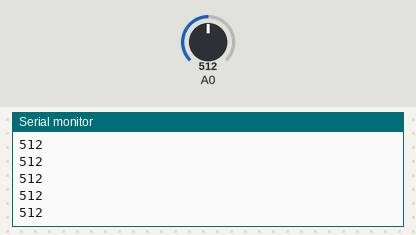
The sketch below on a simulated Arduino Uno, built with avr-gcc and run on an emulated ATmega328P. Parts: the last lines printed to the serial monitor. The inputs (shaded band) are chosen by the test bench; at power-on: A0 = 512.

Above: at 1.2 s.
1.3 s: A0 set to 716
At 1.8 s:
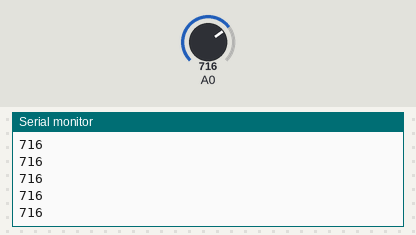
2.8 s: A0 set to 900
At 3.5 s:
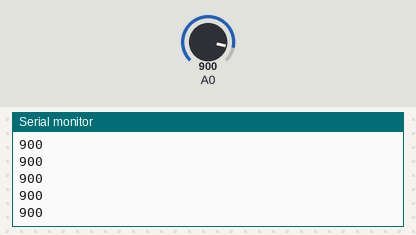
Timing chart, 0 to 5.8 s (numbered marks = the images above; inputs shaded):
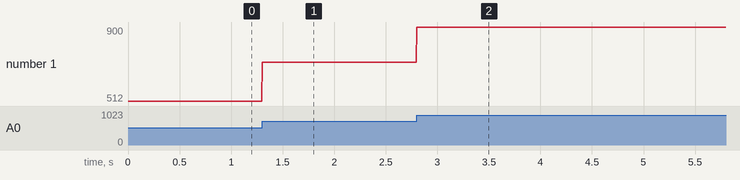

Measured:
- after the input at 1.3 s, the serial monitor: prints a new line at once (image 1)
- after the input at 2.8 s, the serial monitor: prints a new line at once (image 2)
- plotted number 1: 512 → 716 after the input at 1.3 s, 716 → 900 after the input at 2.8 s

The sketch:

final_A1.ino
```cpp
void setup() {
  // put your setup code here, to run once:
  Serial.begin(9600);

}

void loop() {
  // put your main code here, to run repeatedly:
  int sensor1 = analogRead(A0);
  Serial.println(sensor1);
  delay(5);

}
```
